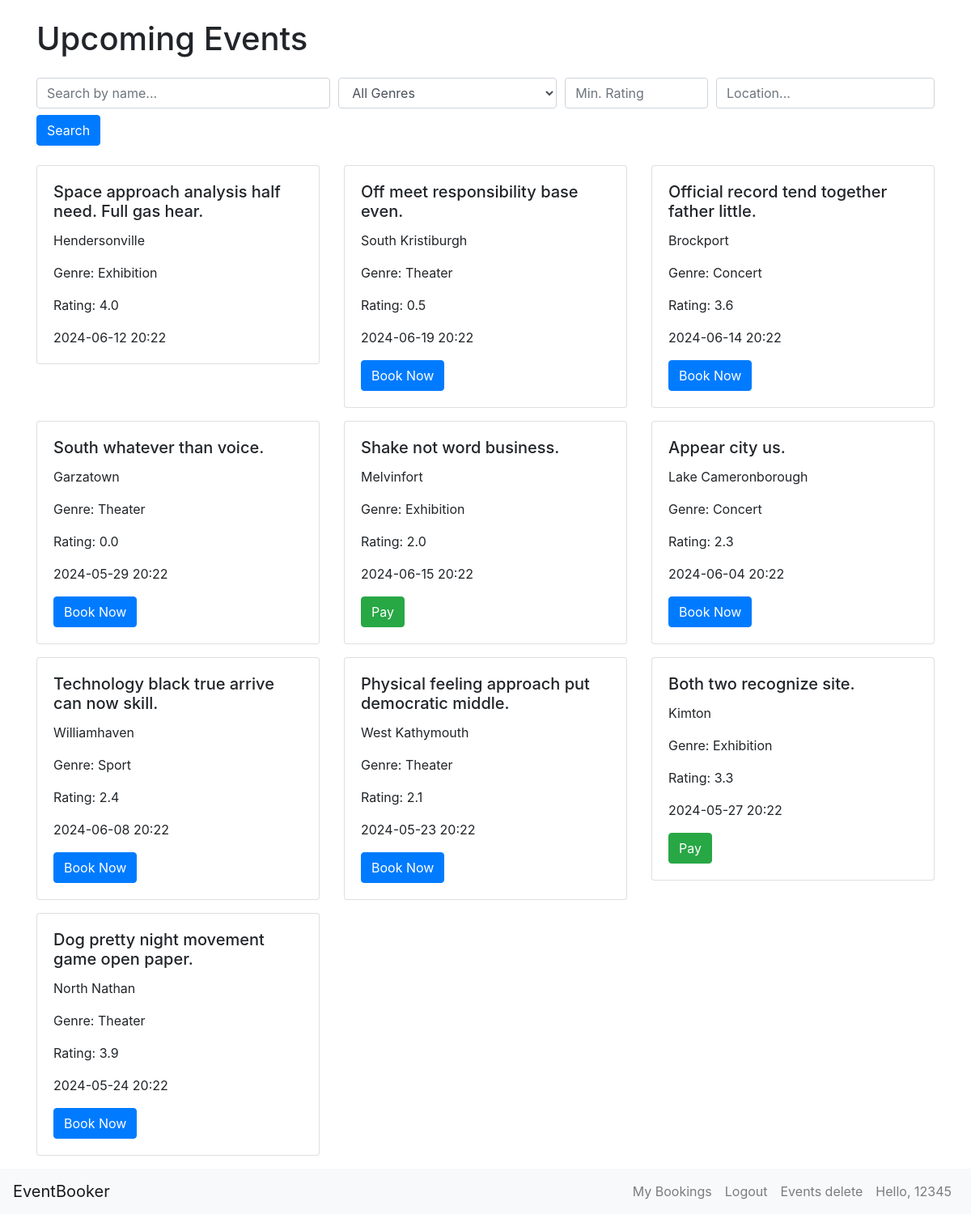
Page /search (signed in) on the committed database.
### app/models.py (models this page shows, shortened)
class Event(db.Model):
    id = db.Column(db.Integer, primary_key=True)
    name = db.Column(db.String(100), nullable=False)
    location = db.Column(db.String(100), nullable=False)
    date = db.Column(db.DateTime, nullable=False)
    genre = db.Column(db.String(50))
    rating = db.Column(db.Float, default=0.0)
    bookings = db.relationship('Booking', backref='event', lazy=True, cascade='all, delete-orphan')

class User(db.Model, UserMixin):
    id = db.Column(db.Integer, primary_key=True)
    username = db.Column(db.String(20), unique=True, nullable=False)
    password_hash = db.Column(db.String(128), nullable=False)
    preferences = db.Column(db.String(255))
    bookings = db.relationship('Booking', backref='user', lazy=True)

### app/routes.py (the view)
@app.route('/search')
def search():
    query = request.args.get('query', '')
    genre = request.args.get('genre', '')
    min_rating = request.args.get('min_rating', 0, type=float)
    location = request.args.get('location', '')
    events = Event.query
    if query:
        events = events.filter(Event.name.ilike(f'%{query}%'))
    if genre:
        events = events.filter_by(genre=genre)
    if min_rating:
        events = events.filter(Event.rating >= min_rating)
    if location:
        events = events.filter(Event.location.ilike(f'%{location}%'))
    events = events.all()
    return render_template('home.html', events=events)

### app/models.py (called while the page is built)
@login_manager.user_loader
def load_user(user_id):
    return User.query.get(int(user_id))

### app/templates/home.html (shortened to what this page needs)
{% extends 'base.html' %}
{% block content %}
<div class="container mt-4">
    <h1 class="mb-4">Upcoming Events</h1>
        <form method="GET" action="{{ url_for('search') }}" class="mb-4">
            <div class="form-row">
                <div class="col-md-4">
                    <input type="text" class="form-control" name="query" placeholder="Search by name...">
                </div>
                <div class="col-md-3">
                    <select class="form-control" name="genre">
                        <option value="">All Genres</option>
                    </select>
                </div>
                <div class="col-md-2">
                    <input type="number" class="form-control" name="min_rating" min="0" max="5" step="0.1" placeholder="Min. Rating">
                </div>
                <div class="col-md-3">
                    <input type="text" class="form-control" name="location" placeholder="Location...">
                </div>
            </div>
            <button type="submit" class="btn btn-primary mt-2">Search</button>
        </form>
    <div class="row">
        {% for event in events %}
        <div class="col-md-4 mb-3">
            <div class="card">
                <div class="card-body">
                    <h5 class="card-title">{{ event.name }}</h5>
                    <p class="card-text">{{ event.location }}</p>
                    <p class="card-text">Genre: {{ event.genre }}</p>
                    <p class="card-text">Rating: {{ event.rating }}</p>
                    <p class="card-text">{{ event.date.strftime('%Y-%m-%d %H:%M') }}</p>
                    {% if current_user.is_authenticated %}
                        {% set booking = current_user.bookings|selectattr('event_id', '==', event.id)|first %}
                        {% if booking %}
                            {% if not booking.is_paid %}
                                <a href="{{ url_for('payment', booking_id=booking.id) }}" class="btn btn-success">Pay</a>
                            {% endif %}
                        {% else %}
                            <a href="{{ url_for('book', event_id=event.id) }}" class="btn btn-primary">Book Now</a>
                        {% endif %}
                    {% else %}
                        <a href="{{ url_for('login') }}" class="btn btn-primary">Login to Book</a>
                    {% endif %}
                </div>
            </div>
        </div>
        {% endfor %}
    </div>
</div>
{% endblock %}

### app/templates/base.html (shortened to what this page needs)
<!DOCTYPE html>
<html lang="en">
<head>
    <link href="https://stackpath.bootstrapcdn.com/bootstrap/4.5.2/css/bootstrap.min.css" rel="stylesheet">
</head>
<body>
    {% block content %}{% endblock %}
</body>
<nav class="navbar navbar-expand-lg navbar-light bg-light">
    <a class="navbar-brand" href="{{ url_for('home') }}">EventBooker</a>
    <div class="collapse navbar-collapse" id="navbarNav">
        <ul class="navbar-nav ml-auto">
            {% if current_user.is_authenticated %}
                <li class="nav-item">
                    <a class="nav-link" href="{{ url_for('bookings') }}">My Bookings</a>
                </li>
                <li class="nav-item">
                    <a class="nav-link" href="{{ url_for('logout') }}">Logout</a>
                </li>
                <li class="nav-item">
                    <a class="nav-link" href="{{ url_for('events_delete') }}">Events delete</a>
                </li>
                <li class="nav-item">
                    <a class="nav-link">Hello, {{ current_user.username }}</a>
                </li>
            {% endif %}
        </ul>
    </div>
  </nav>
</html>

### rows in the picture
Event: name "Space approach analysis half need. Full gas hear.", location "Hendersonville", genre "Exhibition", rating "4.0", date "2024-06-12 20:22"
Event: name "Off meet responsibility base even.", location "South Kristiburgh", genre "Theater", rating "0.5", date "2024-06-19 20:22"
Event: name "Official record tend together father little.", location "Brockport", genre "Concert", rating "3.6", date "2024-06-14 20:22"
Event: name "South whatever than voice.", location "Garzatown", genre "Theater", rating "0.0", date "2024-05-29 20:22"
Event: name "Shake not word business.", location "Melvinfort", genre "Exhibition", rating "2.0", date "2024-06-15 20:22"
Event: name "Appear city us.", location "Lake Cameronborough", genre "Concert", rating "2.3", date "2024-06-04 20:22"
Event: name "Technology black true arrive can now skill.", location "Williamhaven", genre "Sport", rating "2.4", date "2024-06-08 20:22"
Event: name "Physical feeling approach put democratic middle.", location "West Kathymouth", genre "Theater", rating "2.1", date "2024-05-23 20:22"
Event: name "Both two recognize site.", location "Kimton", genre "Exhibition", rating "3.3", date "2024-05-27 20:22"
Event: name "Dog pretty night movement game open paper.", location "North Nathan", genre "Theater", rating "3.9", date "2024-05-24 20:22"
User: username "12345"
